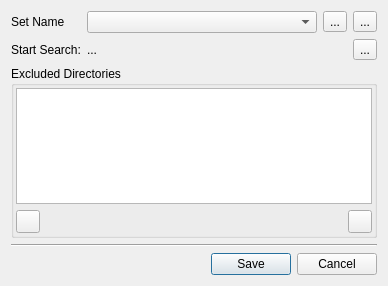
<?xml version="1.0" encoding="UTF-8"?>
<ui version="4.0">
 <class>ConfigUI</class>
 <widget class="QDialog" name="ConfigUI">
  <property name="geometry">
   <rect>
    <x>0</x>
    <y>0</y>
    <width>388</width>
    <height>286</height>
   </rect>
  </property>
  <property name="windowTitle">
   <string>Search Configuration</string>
  </property>
  <layout class="QFormLayout" name="formLayout">
   <property name="fieldGrowthPolicy">
    <enum>QFormLayout::AllNonFixedFieldsGrow</enum>
   </property>
   <item row="2" column="1">
    <layout class="QHBoxLayout" name="horizontalLayout_4">
     <item>
      <widget class="QComboBox" name="cbSetNames">
      </widget>
     </item>
     <item>
      <widget class="QToolButton" name="tool_removeSetName">
       <property name="text">
        <string>...</string>
       </property>
      </widget>
     </item>
     <item>
      <widget class="QToolButton" name="tool_addSetName">
       <property name="text">
        <string>...</string>
       </property>
      </widget>
     </item>
    </layout>
   </item>
   <item row="7" column="0">
    <widget class="QLabel" name="label">
     <property name="text">
      <string>Start Search:</string>
     </property>
    </widget>
   </item>
   <item row="7" column="1">
    <layout class="QHBoxLayout" name="horizontalLayout">
     <item>
      <widget class="QLabel" name="label_start">
       <property name="text">
        <string notr="true">...</string>
       </property>
       <property name="wordWrap">
        <bool>true</bool>
       </property>
      </widget>
     </item>
     <item>
      <widget class="QToolButton" name="tool_getStartDir">
       <property name="text">
        <string>...</string>
       </property>
      </widget>
     </item>
    </layout>
   </item>
   <item row="8" column="0" colspan="2">
    <widget class="QGroupBox" name="groupBox">
     <property name="title">
      <string>Excluded Directories</string>
     </property>
     <layout class="QVBoxLayout" name="verticalLayout">
      <property name="margin">
       <number>2</number>
      </property>
      <item>
       <widget class="QListWidget" name="list_excludes">
        <property name="selectionMode">
         <enum>QAbstractItemView::MultiSelection</enum>
        </property>
        <property name="sortingEnabled">
         <bool>true</bool>
        </property>
       </widget>
      </item>
      <item>
       <layout class="QHBoxLayout" name="horizontalLayout_2">
        <item>
         <widget class="QToolButton" name="tool_rmdir">
          <property name="text">
           <string notr="true"/>
          </property>
         </widget>
        </item>
        <item>
         <spacer name="horizontalSpacer">
          <property name="orientation">
           <enum>Qt::Horizontal</enum>
          </property>
          <property name="sizeHint" stdset="0">
           <size>
            <width>40</width>
            <height>20</height>
           </size>
          </property>
         </spacer>
        </item>
        <item>
         <widget class="QToolButton" name="tool_adddirs">
          <property name="text">
           <string notr="true"/>
          </property>
         </widget>
        </item>
       </layout>
      </item>
     </layout>
    </widget>
   </item>
   <item row="9" column="0" colspan="2">
    <widget class="Line" name="line">
     <property name="orientation">
      <enum>Qt::Horizontal</enum>
     </property>
    </widget>
   </item>
   <item row="10" column="0" colspan="2">
    <widget class="QDialogButtonBox" name="buttonBox">
     <property name="standardButtons">
      <set>QDialogButtonBox::Cancel|QDialogButtonBox::Save</set>
     </property>
    </widget>
   </item>
   <item row="2" column="0">
    <widget class="QLabel" name="lblSetName">
     <property name="text">
      <string>Set Name</string>
     </property>
    </widget>
   </item>
  </layout>
 </widget>
 <resources/>
 <connections/>
</ui>
